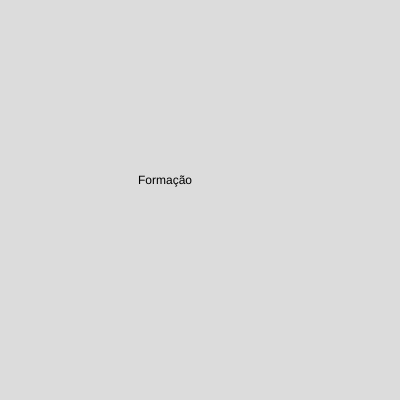
Frame 1 (no input)
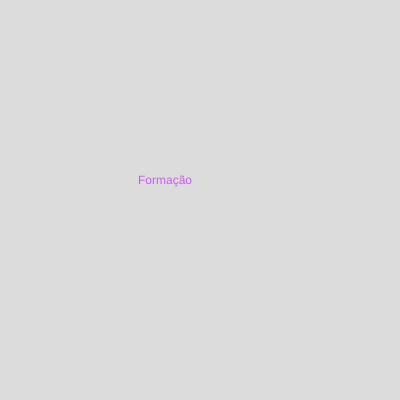
Frame 60 (no input)
Frame 120 (the mouse pressed at the canvas centre since frame 60): identical to frame 60, image omitted

The p5.js sketch that drew these frames (run headless with seeded random() and noise() and a simulated clock; from frame 60 on, the mouse is pressed at the canvas centre):

// p5.js sketch
// ── sketch.js
function setup() {
  createCanvas(400, 400);
}

function draw() {
  background(220);
  text ("Formação", 138, 184);
  fill(color (199,94,235) )
}
